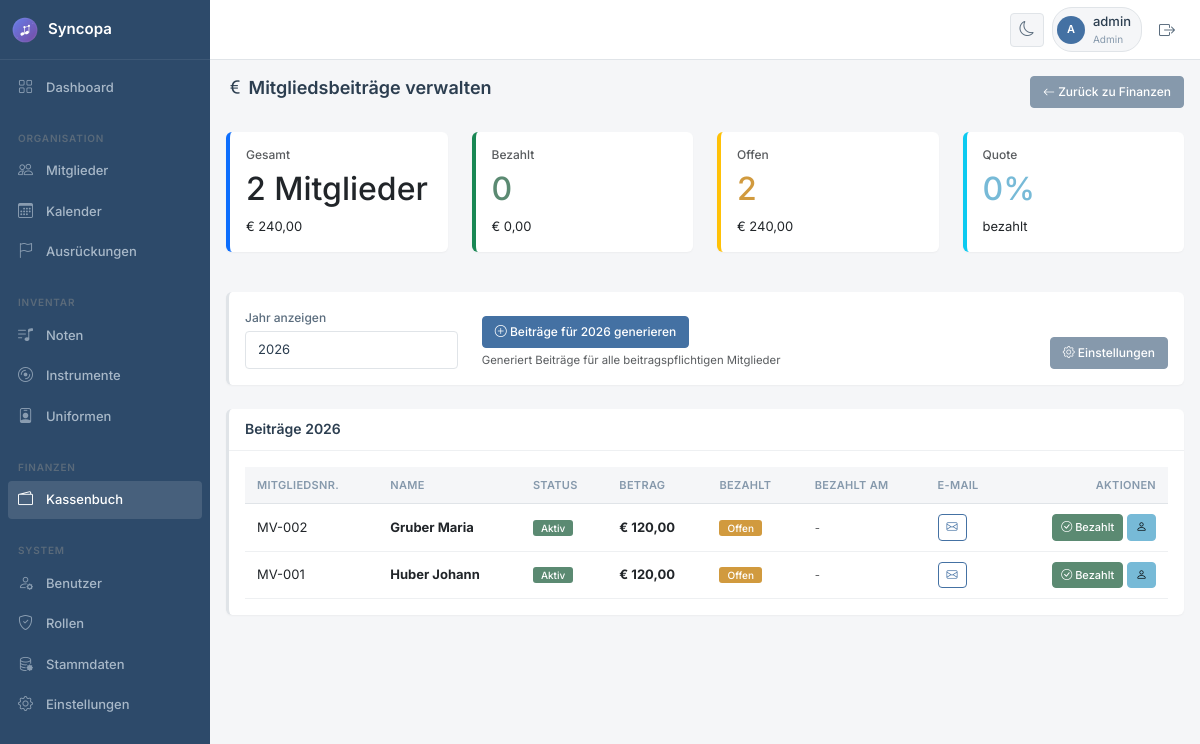
Before: /beitraege_verwalten.php (signed in) with the older database file.
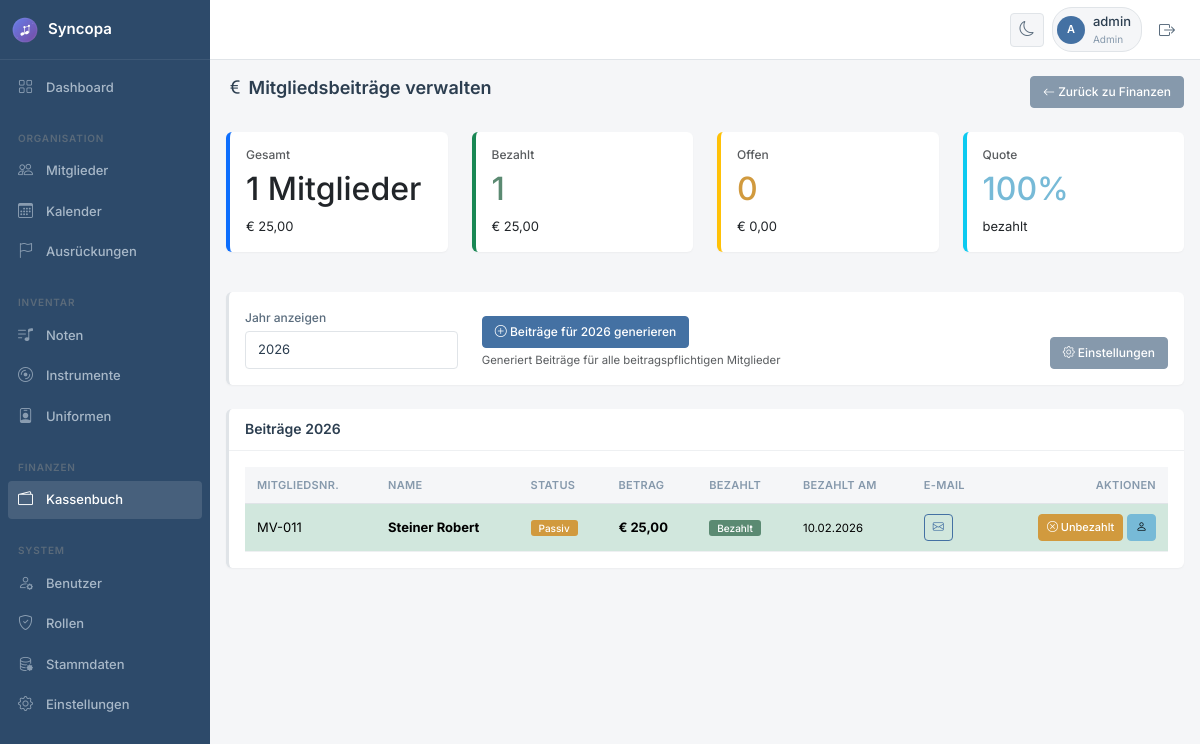
After: the same page with the newer database file.
### tables this page shows
CREATE TABLE `beitraege` (
  `id` int(11) NOT NULL,
  `mitglied_id` int(11) NOT NULL,
  `jahr` int(11) NOT NULL,
  `betrag` decimal(10,2) NOT NULL,
  `bezahlt_am` date DEFAULT NULL,
  `bezahlt` tinyint(1) DEFAULT 0,
  `zahlungsart` enum('bar','überweisung','lastschrift') DEFAULT 'überweisung',
  `notizen` text DEFAULT NULL,
  `erstellt_am` datetime DEFAULT current_timestamp()
);

CREATE TABLE `mitglieder` (
  `id` int(11) NOT NULL,
  `mitgliedsnummer` varchar(20) DEFAULT NULL,
  `vorname` varchar(100) NOT NULL,
  `nachname` varchar(100) NOT NULL,
  `geburtsdatum` date DEFAULT NULL,
  `geschlecht` enum('m','w','d') DEFAULT 'd',
  `strasse` varchar(150) DEFAULT NULL,
  `plz` varchar(10) DEFAULT NULL,
  `ort` varchar(100) DEFAULT NULL,
  `land` varchar(50) DEFAULT 'Österreich',
  `telefon` varchar(30) DEFAULT NULL,
  `mobil` varchar(30) DEFAULT NULL,
  `email` varchar(100) DEFAULT NULL,
  `benutzer_id` int(11) DEFAULT NULL,
  `register_id` int(11) DEFAULT NULL,
  `eintritt_datum` date DEFAULT NULL,
  `austritt_datum` date DEFAULT NULL,
  `status` enum('aktiv','passiv','ausgetreten','ehrenmitglied') DEFAULT 'aktiv',
  `notizen` text DEFAULT NULL,
  `foto` varchar(255) DEFAULT NULL,
  `erstellt_am` datetime DEFAULT current_timestamp(),
  `aktualisiert_am` datetime DEFAULT current_timestamp() ON UPDATE current_timestamp()
);

### classes/Database.php (called while the page is built, shortened)
<?php
class Database {
    private static $instance = null;
    private $conn;
    private function __construct() {
        try {
            $dsn = "mysql:host=" . DB_HOST . ";dbname=" . DB_NAME . ";charset=" . DB_CHARSET;
            $options = [
                PDO::ATTR_ERRMODE => PDO::ERRMODE_EXCEPTION,
                PDO::ATTR_DEFAULT_FETCH_MODE => PDO::FETCH_ASSOC,
                PDO::ATTR_EMULATE_PREPARES => false,
            ];
            $this->conn = new PDO($dsn, DB_USER, DB_PASS, $options);
        } catch (PDOException $e) {
            die("Datenbankverbindung fehlgeschlagen: " . $e->getMessage());
        }
    }
    public static function getInstance() {
        if (self::$instance === null) {
            self::$instance = new self();
        }
        return self::$instance;
    }
    public function query($sql, $params = []) {
        try {
            $stmt = $this->conn->prepare($sql);
            $stmt->execute($params);
            return $stmt;
        } catch (PDOException $e) {
            error_log("Datenbankfehler: " . $e->getMessage());
            throw $e;
        }
    }
    public function fetchAll($sql, $params = []) {
        return $this->query($sql, $params)->fetchAll();
    }
    public function fetchOne($sql, $params = []) {
        return $this->query($sql, $params)->fetch();
    }
}

### beitraege_verwalten.php (the view, shortened to what the rows shown need)
<?php
$db = Database::getInstance();
$jahr = $_GET['jahr'] ?? date('Y');
$beitraege = $db->fetchAll("
    SELECT b.*, m.vorname, m.nachname, m.mitgliedsnummer, m.status, m.email
    FROM beitraege b
    JOIN mitglieder m ON b.mitglied_id = m.id
    WHERE b.jahr = ?
    ORDER BY b.bezahlt ASC, m.nachname, m.vorname
", [$jahr]);
$stats = $db->fetchOne("
    SELECT
        COUNT(*) as gesamt,
        SUM(CASE WHEN bezahlt = 1 THEN 1 ELSE 0 END) as bezahlt_anzahl,
        SUM(CASE WHEN bezahlt = 0 THEN 1 ELSE 0 END) as offen_anzahl,
        SUM(betrag) as summe_gesamt,
        SUM(CASE WHEN bezahlt = 1 THEN betrag ELSE 0 END) as summe_bezahlt,
        SUM(CASE WHEN bezahlt = 0 THEN betrag ELSE 0 END) as summe_offen
    FROM beitraege
    WHERE jahr = ?
", [$jahr]);
include 'includes/header.php';
?>
<div class="d-flex justify-content-between align-items-center mb-4">
    <h1 class="h2"><i class="bi bi-currency-euro"></i> Mitgliedsbeiträge verwalten</h1>
</div>
<?php if (!empty($beitraege)): ?>
<div class="row mb-4">
    <div class="col-md-3">
        <div class="card border-start border-primary border-4">
            <div class="card-body">
                <h2><?php echo $stats['gesamt']; ?> Mitglieder</h2>
            </div>
        </div>
    </div>
    <div class="col-md-3">
        <div class="card border-start border-success border-4">
            <div class="card-body">
                <h2 class="text-success"><?php echo $stats['bezahlt_anzahl']; ?></h2>
            </div>
        </div>
    </div>
    <div class="col-md-3">
        <div class="card border-start border-warning border-4">
            <div class="card-body">
                <h2 class="text-warning"><?php echo $stats['offen_anzahl']; ?></h2>
            </div>
        </div>
    </div>
    <div class="col-md-3">
        <div class="card border-start border-info border-4">
            <div class="card-body">
                <h2 class="text-info">
                    <?php echo $stats['gesamt'] > 0 ? round(($stats['bezahlt_anzahl'] / $stats['gesamt']) * 100) : 0; ?>%
                </h2>
            </div>
        </div>
    </div>
</div>
<?php endif; ?>
<?php if (empty($beitraege)): ?>
<div class="alert alert-info">
    <h5><i class="bi bi-info-circle"></i> Keine Beiträge für <?php echo $jahr; ?> vorhanden</h5>
    <p class="mb-0">
        Klicke auf "Beiträge generieren" um automatisch für alle beitragspflichtigen Mitglieder Beiträge zu erstellen.
        <br>
        <small class="text-muted">
            Beitragspflichtige Status können in den <a href="einstellungen.php">Einstellungen</a> konfiguriert werden.
        </small>
    </p>
</div>
<?php else: ?>
<div class="card">
    <div class="card-body">
        <div class="table-responsive">
            <table class="table table-hover" id="beitraegeTable">
                <thead>
                    <tr>
                        <th>Mitgliedsnr.</th>
                        <th>Name</th>
                        <th>Status</th>
                        <th>Betrag</th>
                        <th>Bezahlt</th>
                        <th>Bezahlt am</th>
                        <th>E-Mail</th>
                        <th class="text-end">Aktionen</th>
                    </tr>
                </thead>
                <tbody>
                    <?php foreach ($beitraege as $b): ?>
                    <tr class="<?php echo $b['bezahlt'] ? 'table-success' : ''; ?>">
                        <td><?php echo htmlspecialchars($b['mitgliedsnummer']); ?></td>
                        <td>
                            <strong><?php echo htmlspecialchars($b['nachname'] . ' ' . $b['vorname']); ?></strong>
                        </td>
                        <td>
                            <?php
                            $statusColors = ['aktiv' => 'success', 'passiv' => 'warning', 'ehrenmitglied' => 'primary', 'ausgetreten' => 'secondary'];
                            $color = $statusColors[$b['status']] ?? 'secondary';
                            ?>
                            <span class="badge bg-<?php echo $color; ?>"><?php echo ucfirst($b['status']); ?></span>
                        </td>
                        <td><strong>€ <?php echo number_format($b['betrag'], 2, ',', '.'); ?></strong></td>
                        <td>
                            <?php if ($b['bezahlt']): ?>
                            <span class="badge bg-success">Bezahlt</span>
                            <?php else: ?>
                            <span class="badge bg-warning text-dark">Offen</span>
                            <?php endif; ?>
                        </td>
                        <td>
                            <?php if ($b['bezahlt_am']): ?>
                            <small><?php echo date('d.m.Y', strtotime($b['bezahlt_am'])); ?></small>
                            <?php else: ?>
                            <small class="text-muted">-</small>
                            <?php endif; ?>
                        </td>
                        <td>
                            <?php if ($b['email']): ?>
                            <a href="mailto:<?php echo htmlspecialchars($b['email']); ?>" class="btn btn-sm btn-outline-primary">
                                <i class="bi bi-envelope"></i>
                            </a>
                            <?php else: ?>
                            <span class="text-muted">-</span>
                            <?php endif; ?>
                        </td>
                        <td class="text-end">
                            <?php if ($b['bezahlt']): ?>
                            <a href="?jahr=<?php echo $jahr; ?>&beitrag_id=<?php echo $b['id']; ?>&bezahlt=0"
                               class="btn btn-sm btn-warning"
                               onclick="return confirm('Als UNBEZAHLT markieren?')">
                                <i class="bi bi-x-circle"></i> Unbezahlt
                            </a>
                            <?php else: ?>
                            <a href="?jahr=<?php echo $jahr; ?>&beitrag_id=<?php echo $b['id']; ?>&bezahlt=1"
                               class="btn btn-sm btn-success">
                                <i class="bi bi-check-circle"></i> Bezahlt
                            </a>
                            <?php endif; ?>
                            <a href="mitglied_detail.php?id=<?php echo $b['mitglied_id']; ?>"
                               class="btn btn-sm btn-info" title="Mitglied anzeigen">
                                <i class="bi bi-person"></i>
                            </a>
                        </td>
                    </tr>
                    <?php endforeach; ?>
                </tbody>
            </table>
        </div>
    </div>
</div>
<?php endif; ?>
<?php include 'includes/footer.php'; ?>

Changed rows visible on the page:
removed beitraege: mitglied.mitgliedsnummer "MV-002", mitglied.vorname "Gruber Maria", mitglied.status "Aktiv", betrag "120,00", bezahlt "Offen"
removed beitraege: mitglied.mitgliedsnummer "MV-001", mitglied.vorname "Huber Johann", mitglied.status "Aktiv", betrag "120,00", bezahlt "Offen"
added beitraege: mitglied.mitgliedsnummer "MV-011", mitglied.vorname "Steiner Robert", mitglied.status "Passiv", betrag "25,00", bezahlt "Bezahlt", bezahlt_am "10.02.2026"
Other visible differences:
$stats['gesamt']: "2" → "1"
$stats['summe_gesamt']: "240,00" → "25,00"
$stats['bezahlt_anzahl']: "0" → "1"
$stats['summe_bezahlt']: "0,00" → "25,00"
$stats['offen_anzahl']: "2" → "0"
$stats['summe_offen']: "240,00" → "0,00"
text no longer shown: "0"
text now shown: "100"
